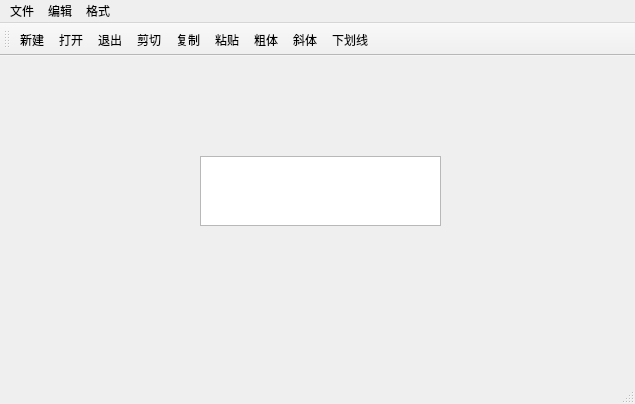
<?xml version="1.0" encoding="UTF-8"?>
<ui version="4.0">
 <class>MainWindow</class>
 <widget class="QMainWindow" name="MainWindow">
  <property name="geometry">
   <rect>
    <x>0</x>
    <y>0</y>
    <width>635</width>
    <height>404</height>
   </rect>
  </property>
  <property name="windowTitle">
   <string>MainWindow</string>
  </property>
  <widget class="QWidget" name="centralwidget">
   <widget class="QTextEdit" name="textEdit">
    <property name="geometry">
     <rect>
      <x>200</x>
      <y>100</y>
      <width>241</width>
      <height>70</height>
     </rect>
    </property>
   </widget>
  </widget>
  <widget class="QMenuBar" name="menubar">
   <property name="geometry">
    <rect>
     <x>0</x>
     <y>0</y>
     <width>635</width>
     <height>21</height>
    </rect>
   </property>
   <widget class="QMenu" name="menu">
    <property name="title">
     <string>文件</string>
    </property>
    <addaction name="actNew"/>
   </widget>
   <widget class="QMenu" name="menu_2">
    <property name="title">
     <string>编辑</string>
    </property>
    <addaction name="actClear"/>
   </widget>
   <widget class="QMenu" name="menu_3">
    <property name="title">
     <string>格式</string>
    </property>
   </widget>
   <addaction name="menu"/>
   <addaction name="menu_2"/>
   <addaction name="menu_3"/>
  </widget>
  <widget class="QStatusBar" name="statusbar"/>
  <widget class="QToolBar" name="toolBar">
   <property name="windowTitle">
    <string>toolBar</string>
   </property>
   <property name="toolButtonStyle">
    <enum>Qt::ToolButtonTextUnderIcon</enum>
   </property>
   <attribute name="toolBarArea">
    <enum>TopToolBarArea</enum>
   </attribute>
   <attribute name="toolBarBreak">
    <bool>false</bool>
   </attribute>
   <addaction name="actNew"/>
   <addaction name="actOpen"/>
   <addaction name="actClose"/>
   <addaction name="actCut"/>
   <addaction name="actCopy"/>
   <addaction name="actPaste"/>
   <addaction name="actFontBold"/>
   <addaction name="actFontItalic"/>
   <addaction name="actFontUnderline"/>
  </widget>
  <action name="actNew">
   <property name="icon">
    <iconset resource="res.qrc">
     <normaloff>:/image/images/new2.bmp</normaloff>:/image/images/new2.bmp</iconset>
   </property>
   <property name="text">
    <string>新建</string>
   </property>
   <property name="toolTip">
    <string>新建文件</string>
   </property>
   <property name="shortcut">
    <string>Ctrl+N</string>
   </property>
  </action>
  <action name="actOpen">
   <property name="icon">
    <iconset resource="res.qrc">
     <normaloff>:/image/images/open3.bmp</normaloff>:/image/images/open3.bmp</iconset>
   </property>
   <property name="text">
    <string>打开</string>
   </property>
   <property name="toolTip">
    <string>打开文件</string>
   </property>
  </action>
  <action name="actClose">
   <property name="icon">
    <iconset resource="res.qrc">
     <normaloff>:/image/images/exit.bmp</normaloff>:/image/images/exit.bmp</iconset>
   </property>
   <property name="text">
    <string>退出</string>
   </property>
   <property name="toolTip">
    <string>退出文件</string>
   </property>
  </action>
  <action name="actCut">
   <property name="icon">
    <iconset resource="res.qrc">
     <normaloff>:/image/images/cut.bmp</normaloff>:/image/images/cut.bmp</iconset>
   </property>
   <property name="text">
    <string>剪切</string>
   </property>
   <property name="toolTip">
    <string>剪切文本</string>
   </property>
   <property name="shortcut">
    <string>Ctrl+X</string>
   </property>
  </action>
  <action name="actCopy">
   <property name="icon">
    <iconset resource="res.qrc">
     <normaloff>:/image/images/120.bmp</normaloff>:/image/images/120.bmp</iconset>
   </property>
   <property name="text">
    <string>复制</string>
   </property>
   <property name="toolTip">
    <string>复制文本</string>
   </property>
   <property name="shortcut">
    <string>Ctrl+C</string>
   </property>
  </action>
  <action name="actPaste">
   <property name="icon">
    <iconset resource="res.qrc">
     <normaloff>:/image/images/paste.bmp</normaloff>:/image/images/paste.bmp</iconset>
   </property>
   <property name="text">
    <string>粘贴</string>
   </property>
   <property name="toolTip">
    <string>粘贴文本</string>
   </property>
   <property name="shortcut">
    <string>Ctrl+V</string>
   </property>
  </action>
  <action name="actFontBold">
   <property name="checkable">
    <bool>true</bool>
   </property>
   <property name="icon">
    <iconset resource="res.qrc">
     <normaloff>:/image/images/BLD.BMP</normaloff>:/image/images/BLD.BMP</iconset>
   </property>
   <property name="text">
    <string>粗体</string>
   </property>
   <property name="toolTip">
    <string>加粗文字</string>
   </property>
  </action>
  <action name="actFontItalic">
   <property name="checkable">
    <bool>true</bool>
   </property>
   <property name="icon">
    <iconset resource="res.qrc">
     <normaloff>:/image/images/ITL.BMP</normaloff>:/image/images/ITL.BMP</iconset>
   </property>
   <property name="text">
    <string>斜体</string>
   </property>
   <property name="toolTip">
    <string>文字斜体</string>
   </property>
  </action>
  <action name="actFontUnderline">
   <property name="checkable">
    <bool>true</bool>
   </property>
   <property name="icon">
    <iconset resource="res.qrc">
     <normaloff>:/image/images/UNDRLN.BMP</normaloff>:/image/images/UNDRLN.BMP</iconset>
   </property>
   <property name="text">
    <string>下划线</string>
   </property>
   <property name="toolTip">
    <string>文字下划线</string>
   </property>
  </action>
  <action name="actClear">
   <property name="icon">
    <iconset resource="res.qrc">
     <normaloff>:/image/images/103.bmp</normaloff>:/image/images/103.bmp</iconset>
   </property>
   <property name="text">
    <string>清空</string>
   </property>
   <property name="toolTip">
    <string>清空</string>
   </property>
  </action>
 </widget>
 <resources>
  <include location="res.qrc"/>
 </resources>
 <connections>
  <connection>
   <sender>actClose</sender>
   <signal>triggered()</signal>
   <receiver>MainWindow</receiver>
   <slot>close()</slot>
   <hints>
    <hint type="sourcelabel">
     <x>-1</x>
     <y>-1</y>
    </hint>
    <hint type="destinationlabel">
     <x>201</x>
     <y>135</y>
    </hint>
   </hints>
  </connection>
  <connection>
   <sender>actCut</sender>
   <signal>triggered()</signal>
   <receiver>textEdit</receiver>
   <slot>cut()</slot>
   <hints>
    <hint type="sourcelabel">
     <x>-1</x>
     <y>-1</y>
    </hint>
    <hint type="destinationlabel">
     <x>320</x>
     <y>208</y>
    </hint>
   </hints>
  </connection>
  <connection>
   <sender>actCopy</sender>
   <signal>triggered()</signal>
   <receiver>textEdit</receiver>
   <slot>copy()</slot>
   <hints>
    <hint type="sourcelabel">
     <x>-1</x>
     <y>-1</y>
    </hint>
    <hint type="destinationlabel">
     <x>320</x>
     <y>208</y>
    </hint>
   </hints>
  </connection>
  <connection>
   <sender>actPaste</sender>
   <signal>triggered()</signal>
   <receiver>textEdit</receiver>
   <slot>paste()</slot>
   <hints>
    <hint type="sourcelabel">
     <x>-1</x>
     <y>-1</y>
    </hint>
    <hint type="destinationlabel">
     <x>320</x>
     <y>208</y>
    </hint>
   </hints>
  </connection>
  <connection>
   <sender>actClear</sender>
   <signal>triggered()</signal>
   <receiver>textEdit</receiver>
   <slot>clear()</slot>
   <hints>
    <hint type="sourcelabel">
     <x>-1</x>
     <y>-1</y>
    </hint>
    <hint type="destinationlabel">
     <x>320</x>
     <y>208</y>
    </hint>
   </hints>
  </connection>
 </connections>
</ui>
